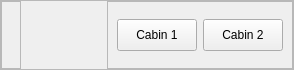
                              <widget class="QFrame" name="frame_22">
                               <property name="maximumSize">
                                <size>
                                 <width>16777215</width>
                                 <height>70</height>
                                </size>
                               </property>
                               <property name="styleSheet">
                                <string notr="true">#frame_22{
	border-bottom: 2px solid #DBDADD;
}</string>
                               </property>
                               <property name="frameShape">
                                <enum>QFrame::StyledPanel</enum>
                               </property>
                               <property name="frameShadow">
                                <enum>QFrame::Raised</enum>
                               </property>
                               <layout class="QHBoxLayout" name="horizontalLayout_16">
                                <property name="leftMargin">
                                 <number>0</number>
                                </property>
                                <property name="topMargin">
                                 <number>0</number>
                                </property>
                                <property name="rightMargin">
                                 <number>0</number>
                                </property>
                                <property name="bottomMargin">
                                 <number>0</number>
                                </property>
                                <item>
                                 <widget class="QFrame" name="frameCoachesButtons_2">
                                  <property name="frameShape">
                                   <enum>QFrame::StyledPanel</enum>
                                  </property>
                                  <property name="frameShadow">
                                   <enum>QFrame::Raised</enum>
                                  </property>
                                  <layout class="QHBoxLayout" name="horizontalLayout_18"/>
                                 </widget>
                                </item>
                                <item>
                                 <spacer name="horizontalSpacer_2">
                                  <property name="orientation">
                                   <enum>Qt::Horizontal</enum>
                                  </property>
                                  <property name="sizeType">
                                   <enum>QSizePolicy::Fixed</enum>
                                  </property>
                                  <property name="sizeHint" stdset="0">
                                   <size>
                                    <width>80</width>
                                    <height>20</height>
                                   </size>
                                  </property>
                                 </spacer>
                                </item>
                                <item>
                                 <widget class="QFrame" name="frame_25">
                                  <property name="maximumSize">
                                   <size>
                                    <width>280</width>
                                    <height>16777215</height>
                                   </size>
                                  </property>
                                  <property name="frameShape">
                                   <enum>QFrame::StyledPanel</enum>
                                  </property>
                                  <property name="frameShadow">
                                   <enum>QFrame::Raised</enum>
                                  </property>
                                  <layout class="QHBoxLayout" name="horizontalLayout_19">
                                   <item>
                                    <widget class="QPushButton" name="btnCabin1_2">
                                     <property name="minimumSize">
                                      <size>
                                       <width>0</width>
                                       <height>32</height>
                                      </size>
                                     </property>
                                     <property name="text">
                                      <string>Cabin 1</string>
                                     </property>
                                    </widget>
                                   </item>
                                   <item>
                                    <widget class="QPushButton" name="btnCabin2_2">
                                     <property name="minimumSize">
                                      <size>
                                       <width>0</width>
                                       <height>32</height>
                                      </size>
                                     </property>
                                     <property name="text">
                                      <string>Cabin 2</string>
                                     </property>
                                    </widget>
                                   </item>
                                  </layout>
                                 </widget>
                                </item>
                               </layout>
                              </widget>
